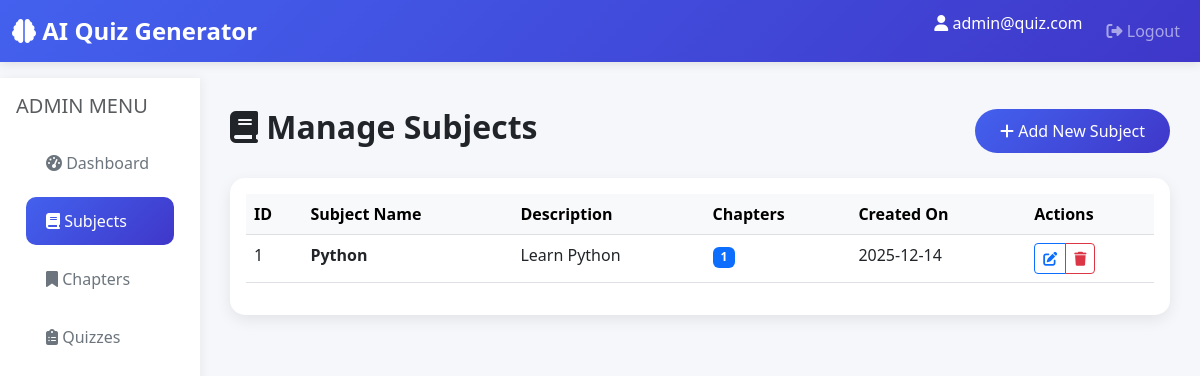
Screenshot of /admin/subjects (signed in) with the database file from the repository.
### models.py (models this page shows, shortened)
class User(db.Model):
    __tablename__ = 'users'
    id = db.Column(db.Integer, primary_key=True)
    username = db.Column(db.String(120), unique=True, nullable=False)
    password = db.Column(db.String(200), nullable=False)
    full_name = db.Column(db.String(100), nullable=False)
    qualification = db.Column(db.String(100))
    date_of_birth = db.Column(db.Date)
    is_admin = db.Column(db.Boolean, default=False)
    created_at = db.Column(db.DateTime, default=datetime.utcnow)
    scores = db.relationship('Score', backref='user', lazy=True, cascade='all, delete-orphan')

class Subject(db.Model):
    __tablename__ = 'subjects'
    id = db.Column(db.Integer, primary_key=True)
    name = db.Column(db.String(100), nullable=False)
    description = db.Column(db.Text)
    created_at = db.Column(db.DateTime, default=datetime.utcnow)
    chapters = db.relationship('Chapter', backref='subject', lazy=True, cascade='all, delete-orphan')

### app.py (the view)
@app.route('/admin/subjects')
@admin_required
def manage_subjects():
    subjects = Subject.query.all()
    return render_template('subjects.html', subjects=subjects)

### app.py (called while the page is built)
def admin_required(f):
    @wraps(f)
    def decorated_function(*args, **kwargs):
        if 'user_id' not in session:
            flash('Please login first', 'warning')
            return redirect(url_for('login'))
        user = User.query.get(session['user_id'])
        if not user or not user.is_admin:
            flash('Access denied. Admin only.', 'danger')
            return redirect(url_for('user_dashboard'))
        return f(*args, **kwargs)
    return decorated_function

### templates/subjects.html (shortened to what this page needs)
{% extends "base.html" %}
{% block content %}
<div class="container-fluid">
    <div class="row">
        <div class="col-md-2 sidebar p-0">
            <div class="p-3">
                <h5 class="text-muted mb-3">ADMIN MENU</h5>
                <ul class="nav flex-column">
                    <li class="nav-item">
                        <a class="nav-link" href="{{ url_for('admin_dashboard') }}">
                            <i class="fas fa-tachometer-alt"></i> Dashboard
                        </a>
                    </li>
                    <li class="nav-item">
                        <a class="nav-link active" href="{{ url_for('manage_subjects') }}">
                            <i class="fas fa-book"></i> Subjects
                        </a>
                    </li>
                    <li class="nav-item">
                        <a class="nav-link" href="{{ url_for('manage_chapters') }}">
                            <i class="fas fa-bookmark"></i> Chapters
                        </a>
                    </li>
                    <li class="nav-item">
                        <a class="nav-link" href="{{ url_for('manage_quizzes') }}">
                            <i class="fas fa-clipboard-list"></i> Quizzes
                        </a>
                    </li>
                </ul>
            </div>
        </div>
        <div class="col-md-10 content-wrapper">
            <div class="d-flex justify-content-between align-items-center mb-4">
                <h2 class="fw-bold">
                    <i class="fas fa-book"></i> Manage Subjects
                </h2>
                <a href="{{ url_for('add_subject') }}" class="btn btn-primary">
                    <i class="fas fa-plus"></i> Add New Subject
                </a>
            </div>
            <div class="card">
                <div class="card-body">
                    <div class="table-responsive">
                        <table class="table table-hover">
                            <thead class="table-light">
                                <tr>
                                    <th>ID</th>
                                    <th>Subject Name</th>
                                    <th>Description</th>
                                    <th>Chapters</th>
                                    <th>Created On</th>
                                    <th>Actions</th>
                                </tr>
                            </thead>
                            <tbody>
                                {% for subject in subjects %}
                                <tr>
                                    <td>{{ subject.id }}</td>
                                    <td><strong>{{ subject.name }}</strong></td>
                                    <td>{{ subject.description[:50] }}{% if subject.description|length > 50 %}...{% endif %}</td>
                                    <td><span class="badge bg-primary">{{ subject.chapters|length }}</span></td>
                                    <td>{{ subject.created_at.strftime('%Y-%m-%d') }}</td>
                                    <td>
                                        <div class="btn-group" role="group">
                                            <a href="{{ url_for('edit_subject', id=subject.id) }}"
                                               class="btn btn-sm btn-outline-primary">
                                                <i class="fas fa-edit"></i>
                                            </a>
                                            <a href="{{ url_for('delete_subject', id=subject.id) }}"
                                               class="btn btn-sm btn-outline-danger"
                                               onclick="return confirm('Are you sure? This will delete all chapters and quizzes under this subject!')">
                                                <i class="fas fa-trash"></i>
                                            </a>
                                        </div>
                                    </td>
                                </tr>
                                {% endfor %}
                            </tbody>
                        </table>
                    </div>
                </div>
            </div>
        </div>
    </div>
</div>
{% endblock %}

### templates/base.html (shortened to what this page needs)
<!DOCTYPE html>
<html lang="en">
<head>
    <link href="https://cdn.jsdelivr.net/npm/bootstrap@5.3.0/dist/css/bootstrap.min.css" rel="stylesheet">
    <link rel="stylesheet" href="https://cdnjs.cloudflare.com/ajax/libs/font-awesome/6.4.0/css/all.min.css">
</head>
<body>
    <nav class="navbar navbar-expand-lg navbar-dark">
        <div class="container-fluid">
            <a class="navbar-brand" href="{{ url_for('index') }}">
                <i class="fas fa-brain"></i> AI Quiz Generator
            </a>
            <div class="collapse navbar-collapse" id="navbarNav">
                <ul class="navbar-nav ms-auto">
                    {% if session.get('user_id') %}
                        <li class="nav-item">
                            <span class="navbar-text text-white me-3">
                                <i class="fas fa-user"></i> {{ session.get('username') }}
                            </span>
                        </li>
                        <li class="nav-item">
                            <a class="nav-link" href="{{ url_for('logout') }}">
                                <i class="fas fa-sign-out-alt"></i> Logout
                            </a>
                        </li>
                    {% endif %}
                </ul>
            </div>
        </div>
    </nav>
    {% block content %}{% endblock %}
</body>
</html>

### templates/base.html (style rules this page uses)
:root { --primary-color: #4361ee; --secondary-color: #3f37c9; --success-color: #06d6a0; --danger-color: #ef476f; --warning-color: #ffd166; --dark-color: #212529; --light-color: #f8f9fa; }
body { font-family: 'Segoe UI', Tahoma, Geneva, Verdana, sans-serif; background-color: #f5f7fa; }
.navbar { background: linear-gradient(135deg, var(--primary-color), var(--secondary-color)); box-shadow: 0 2px 10px rgba(0,0,0,0.1); }
.navbar-brand { font-weight: bold; font-size: 1.5rem; }
.card { border: none; border-radius: 15px; box-shadow: 0 5px 15px rgba(0,0,0,0.08); transition: transform 0.3s, box-shadow 0.3s; }
.btn-primary { background: linear-gradient(135deg, var(--primary-color), var(--secondary-color)); border: none; border-radius: 25px; padding: 10px 25px; transition: all 0.3s; }
.sidebar { background: white; min-height: calc(100vh - 56px); box-shadow: 2px 0 10px rgba(0,0,0,0.05); }
.sidebar .nav-link { color: #6c757d; padding: 12px 20px; margin: 5px 10px; border-radius: 10px; transition: all 0.3s; }
.sidebar .nav-link:hover, .sidebar .nav-link.active { background: linear-gradient(135deg, var(--primary-color), var(--secondary-color)); color: white; }
.content-wrapper { padding: 30px; }

### rows the page displays
User: get "admin@quiz.com"
Subject: id "1", name "Python", description "Learn Python", chapters|length "1", created_at "2025-12-14"
